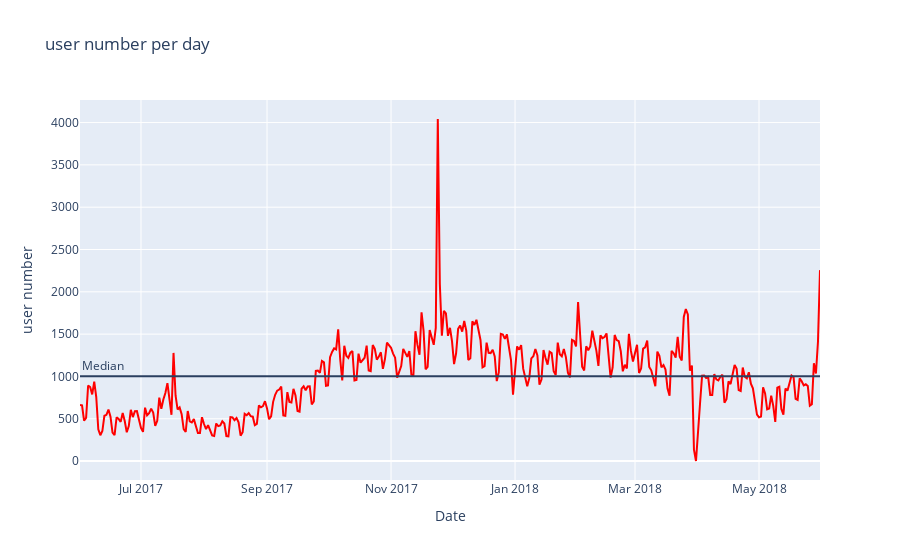

The cell this chart's notebook holds for it:
### Markdown cell above
**Check the session for every day, week, and month**

### Code cell
# 1. check the daily average of users entry
daily_trafic = visits.groupby(by='start_date')['uid'].count().reset_index()
print('The daily trafic average is:',int(daily_trafic.mean()))
display(daily_trafic)
fig = px.line(daily_trafic,x="start_date", y="uid",title='user number per day',labels={"start_date":"Date","uid":"user number"},color_discrete_sequence=['red'])
fig.add_hline(y=daily_trafic['uid'].median(),
              annotation_text="Median", 
              annotation_position="top left")
fig.show()

### Figure 1 — Plotly figure (JSON) as saved in the notebook; plotly's stock layout.template omitted (floating-point values rounded to 4 significant figures; data arrays with more than 128 entries replaced by an {"elided": "..."} marker saying what was removed)
{"data": [{"hovertemplate": "Date=%{x}<br>user number=%{y}<extra></extra>", "legendgroup": "", "line": {"color": "red", "dash": "solid"}, "mode": "lines", "name": "", "orientation": "v", "showlegend": false, "type": "scatter", "x": {"elided": "364 str values"}, "xaxis": "x", "y": {"elided": "364 int values"}, "yaxis": "y"}], "layout": {"annotations": [{"showarrow": false, "text": "Median", "x": 0, "xanchor": "left", "xref": "x domain", "y": 1003, "yanchor": "bottom", "yref": "y"}], "legend": {"tracegroupgap": 0}, "shapes": [{"type": "line", "x0": 0, "x1": 1, "xref": "x domain", "y0": 1003, "y1": 1003, "yref": "y"}], "title": {"text": "user number per day"}, "xaxis": {"anchor": "y", "domain": [0, 1], "title": {"text": "Date"}}, "yaxis": {"anchor": "x", "domain": [0, 1], "title": {"text": "user number"}}}}
